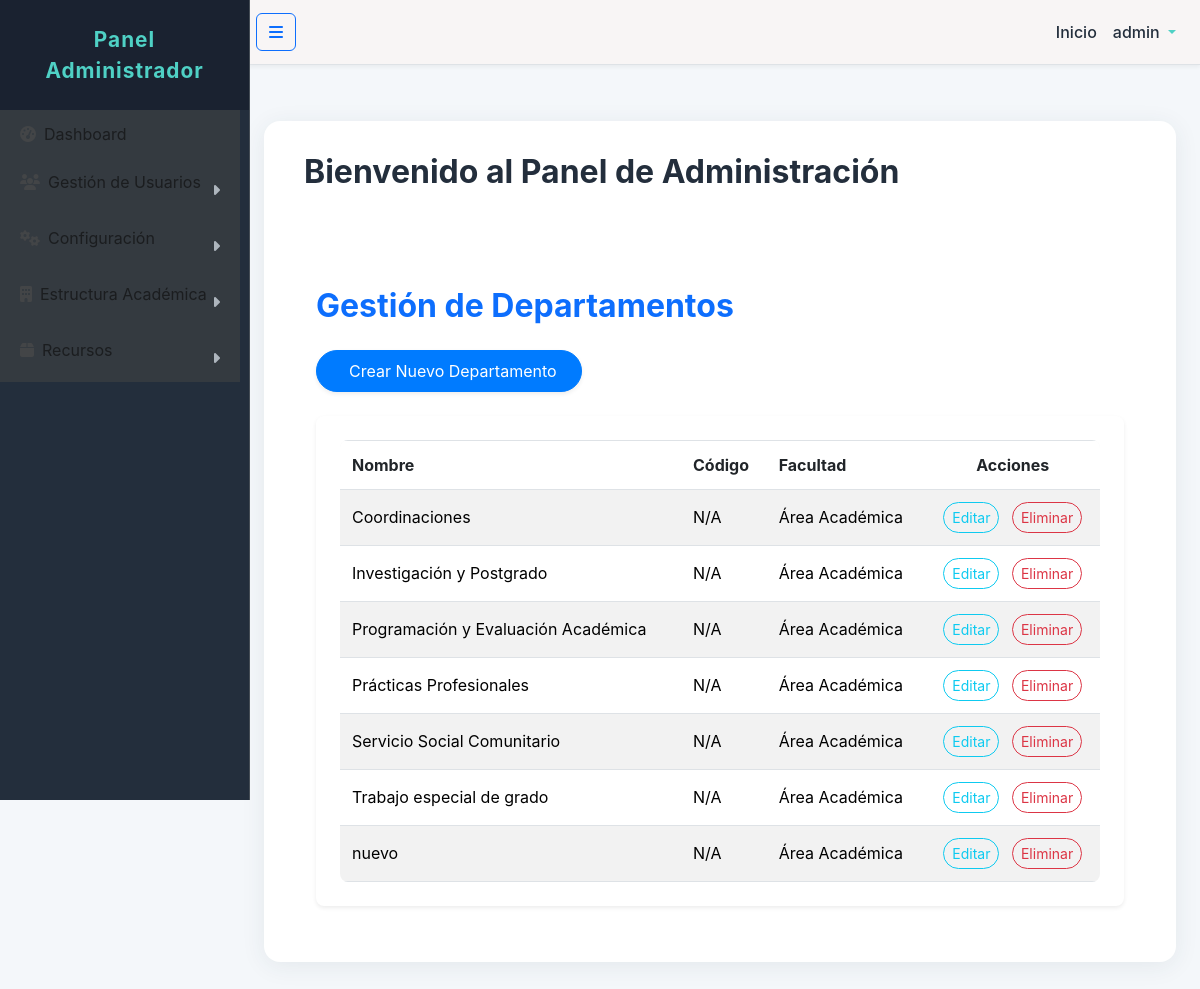
Page /administrador/departamentos/ (signed in) on the committed database.
### accounts/models.py (models this page shows, shortened)
class Usuario(AbstractUser):
    ROLES = [
        ('admin', 'Administrador'),
        ('coordinador', 'Coordinador'),
        ('profesor', 'Profesor'),
        ('operativo', 'Operativo'),
        ('super_admin', 'Super Administrador'),
    ]
    rol = models.CharField("Rol del Sistema", max_length=20, choices=ROLES, default='profesor')
    cargo = models.ForeignKey(
        Cargo,
        on_delete=models.SET_NULL, # Si el Cargo se borra, este campo se pone a NULL
        null=True,
        blank=True,
        related_name='usuarios_con_este_cargo',
        verbose_name="Tipo de Cargo"
    )
    departamento_asignado = models.ForeignKey(
        Departamento,
        on_delete=models.SET_NULL,
        null=True,
        blank=True,
        related_name='jefes_coordinadores',
        verbose_name="Departamento Asignado (si aplica)"
    )
    carrera_asignada = models.ForeignKey(
        Carrera, # ESTO SIGUE APUNTANDO A TU MODELO CARRERA ACTUALIZADO
        on_delete=models.SET_NULL,
        null=True,
        blank=True,
        related_name='directores_coordinadores',
        verbose_name="Carrera Asignada (si aplica)"
    )
    cedula = models.CharField("Cédula", max_length=20, unique=True, null=True, blank=True)
    telefono_movil = models.CharField("Teléfono Móvil", max_length=15, blank=True, null=True)
    class Meta:
        verbose_name = "Usuario"
        verbose_name_plural = "Usuarios"
    def has_permission(self, permission_name, obj=None):
        if self.is_superuser:
            return True

### programacion/models.py (models this page shows, shortened)
class Departamento(models.Model):
    nombre = models.CharField(max_length=100, unique=True, verbose_name="Nombre del Departamento")
    facultad = models.ForeignKey(Facultad, on_delete=models.CASCADE, related_name='departamentos', verbose_name="Facultad a la que pertenece")
    descripcion = models.TextField(blank=True, verbose_name="Descripción")
    class Meta:
        verbose_name = "Departamento"
        verbose_name_plural = "Departamentos"
        ordering = ['nombre']

class Facultad(models.Model):
    nombre = models.CharField(max_length=100, unique=True, verbose_name="Nombre de la Facultad")
    descripcion = models.TextField(blank=True, verbose_name="Descripción")
    class Meta:
        verbose_name = "Facultad"
        verbose_name_plural = "Facultades"
        ordering = ['nombre']

### administrador/views.py (the view)
# urls.py: path('departamentos/', views.lista_departamentos, name='lista_departamentos'),
@login_required
@user_passes_test(lambda u: u.has_permission(PERMISSIONS.VIEW_DEPARTAMENTO))
def lista_departamentos(request):
    departamentos = Departamento.objects.all().order_by('nombre')
    return render(request, 'lista_departamentos.html', {'departamentos': departamentos})

### administrador/templates/lista_departamentos.html (shortened to what this page needs)
{% extends "panel_administrador.html" %}
{% block content_admin_panel %}
<div class="container mt-5 pt-5">
    <h2 class="mb-4 text-primary">Gestión de Departamentos</h2>
    <div class="mb-4">
        <a href="{% url 'administrador:crear_departamento' %}" class="btn btn-primary shadow-sm rounded-pill px-4 py-2">
             Crear Nuevo Departamento
        </a>
    </div>
    <div class="card shadow-sm border-0 rounded-lg">
        <div class="card-body p-4">
            <div class="table-responsive">
                <table class="table table-hover table-striped mb-0">
                    <thead class="bg-light">
                        <tr>
                            <th scope="col" class="text-dark">Nombre</th>
                            <th scope="col" class="text-dark">Código</th>
                            <th scope="col" class="text-dark">Facultad</th>
                            <th scope="col" class="text-dark text-center">Acciones</th>
                        </tr>
                    </thead>
                    <tbody>
                        {% if departamentos %}
                            {% for departamento in departamentos %}
                            <tr>
                                <td>{{ departamento.nombre }}</td>
                                <td>{{ departamento.codigo|default:"N/A" }}</td>
                                <td>{{ departamento.facultad.nombre|default:"N/A" }}</td>
                                <td class="text-center">
                                    <a href="{% url 'administrador:editar_departamento' departamento.pk %}" class="btn btn-sm btn-outline-info me-2 rounded-pill">
                                         Editar
                                    </a>
                                    <a href="{% url 'administrador:eliminar_departamento' departamento.pk %}" class="btn btn-sm btn-outline-danger rounded-pill">
                                         Eliminar
                                    </a>
                                </td>
                            </tr>
                            {% endfor %}
                        {% else %}
                        <tr>
                            <td colspan="4" class="text-center text-muted py-4">No hay departamentos para mostrar.</td>
                        </tr>
                        {% endif %}
                    </tbody>
                </table>
            </div>
        </div>
    </div>
</div>
{% endblock content_admin_panel %}

### templates/panel_administrador.html (shortened to what this page needs)
{% extends 'base.html' %}
{% load static %}
{% block content %}
<div class="d-flex" id="wrapper">
    <div id="sidebar-wrapper">
        <div class="sidebar-heading">Panel Administrador</div>
        <div class="list-group list-group-flush">
            <a href="{% url 'home:panel_principal' %}" class="list-group-item {% if request.resolver_match.url_name == 'panel_principal' %}active{% endif %}">
                <i class="fas fa-tachometer-alt"></i>Dashboard
            </a>
            {% if perms.administrador.manage_usuario %}
            <a href="#submenu-usuarios" data-bs-toggle="collapse" aria-expanded="false" class="list-group-item dropdown-toggle">
                <i class="fas fa-users"></i>Gestión de Usuarios
            </a>
            {% endif %}
            {% if perms.administrador.manage_configuracion_registro or perms.administrador.view_registro_cambios %}
            <a href="#submenu-config" data-bs-toggle="collapse" aria-expanded="false" class="list-group-item dropdown-toggle">
                <i class="fas fa-cogs"></i>Configuración
            </a>
            {% endif %}
            {% if perms.administrador.manage_facultad or perms.administrador.manage_departamento or perms.administrador.manage_carrera %}
            <a href="#submenu-estructura" data-bs-toggle="collapse" aria-expanded="false" class="list-group-item dropdown-toggle">
                <i class="fas fa-building"></i>Estructura Académica
            </a>
            {% endif %}
            {% if perms.administrador.manage_aula or perms.administrador.manage_tipo_aula or perms.administrador.manage_periodo or perms.administrador.manage_cargos %}
            <a href="#submenu-recursos" data-bs-toggle="collapse" aria-expanded="false" class="list-group-item dropdown-toggle">
                <i class="fas fa-box"></i>Recursos
            </a>
            {% endif %}
        </div>
    </div>
    <div id="page-content-wrapper">
        <nav class="navbar navbar-expand-lg navbar-light bg-white border-bottom">
            <button class="btn btn-outline-primary" id="menu-toggle">
                <i class="fas fa-bars"></i>
            </button>
            <div class="collapse navbar-collapse" id="navbarSupportedContent">
                <ul class="navbar-nav ms-auto mt-2 mt-lg-0">
                    <li class="nav-item active">
                        <a class="nav-link" href="#">Inicio</a>
                    </li>
                    <li class="nav-item dropdown">
                        <a class="nav-link dropdown-toggle" href="#" id="navbarDropdown" role="button" data-bs-toggle="dropdown" aria-haspopup="true" aria-expanded="false">
                            {{ request.user.username }}
                        </a>
                    </li>
                </ul>
            </div>
        </nav>
        <div class="container-fluid">
            <div class="card-admin">
                <h2>Bienvenido al Panel de Administración</h2>
                {% block content_admin_panel %}{% endblock content_admin_panel %}
            </div>
        </div>
    </div>
</div>
{% endblock content %}

### accounts/templates/base.html (style rules this page uses)
body { background-color:rgb(200, 206, 214); font-family: 'Inter', sans-serif; }
#wrapper { display: flex; }
#sidebar-wrapper { min-height: 100vh; margin-left: -15rem; transition: margin .25s ease-out; box-shadow: 2px 0 5px rgba(255, 255, 255, 0.1); position: fixed; top: 0; left: 0; width: 15rem; z-index: 1000; background-color:rgb(22, 17, 17); color:rgb(98, 98, 173); border-right: 1px solid #454d55; }
#sidebar-wrapper .sidebar-heading { padding: 0.875rem 1.25rem; font-size: 1.2rem; border-bottom: 1px solidrgb(243, 247, 252); color:rgb(3, 3, 3); font-weight: bold; }
#sidebar-wrapper .list-group { width: 15rem; }
#sidebar-wrapper .list-group-item { background-color: #343a40; color:rgb(27, 29, 31); border: none; padding: 0.75rem 1.25rem; transition: background-color 0.2s ease, color 0.2s ease; }
#sidebar-wrapper .list-group-item i { color:rgb(67, 69, 71); transition: color 0.2s ease; }
#page-content-wrapper { min-width: 100vw; margin-left: 15rem; transition: margin .25s ease-out; padding-left: 0; }
@media (min-width: 768px) { #sidebar-wrapper { margin-left: 0; } }
@media (min-width: 768px) { #page-content-wrapper { min-width: 0; width: 100%; margin-left: 15rem; } }
#page-content-wrapper .navbar { background-color:rgb(248, 245, 245) !important; border-bottom: 1px solid #dee2e6; box-shadow: 0 2px 4px rgba(0,0,0,.05); margin-bottom: 1.5rem; padding: 0.75rem 1rem; }
.container-fluid { padding: 1.5rem; }
.card { border-radius: 0.5rem; box-shadow: 0 0.125rem 0.25rem rgba(0, 0, 0, 0.075); border: none; margin-bottom: 1.5rem; }
.table { border-radius: 0.5rem; overflow: hidden; }
.table thead { background-color:rgb(27, 29, 31); color: #495057; }
.table th, .table td { padding: 0.75rem; vertical-align: middle; border-top: 1px solid #dee2e6; }
.btn-primary { background-color: #007bff; border-color: #007bff; border-radius: 0.3rem; transition: background-color 0.2s ease, border-color 0.2s ease, box-shadow 0.2s ease; }
.list-group-item.dropdown-toggle::after { float: right; margin-top: .5em; vertical-align: middle; border: none; font-family: "Font Awesome 5 Free"; font-weight: 900; content: "\f0da"; transition: transform .25s ease-out; color: #adb5bd; }

### templates/panel_administrador.html (style rules this page uses)
body { background: #f4f7fa; }
#sidebar-wrapper { min-height: 100vh; background: #232e3c; color: #fff; width: 250px; transition: all 0.3s; }
#sidebar-wrapper .sidebar-heading { padding: 1.5rem 1rem; font-size: 1.3rem; font-weight: bold; background: #1a2230; color: #4fd1c5; letter-spacing: 1px; text-align: center; }
.list-group-item { background: transparent; color: #bfc9da; border: none; font-size: 1rem; transition: background 0.2s, color 0.2s; }
.list-group-item i { color: #4fd1c5; margin-right: 8px; }
.dropdown-toggle::after { color: #4fd1c5; }
#page-content-wrapper { flex: 1; background: #f4f7fa; min-height: 100vh; }
.navbar { background: #fff !important; box-shadow: 0 2px 8px rgba(44,62,80,0.06); border-bottom: 1px solid #e3e6f0; }
.navbar .nav-link, .navbar .navbar-brand { color: #232e3c !important; font-weight: 500; }
.container-fluid { margin-top: 2rem; }
.card-admin { background: #fff; border-radius: 1rem; box-shadow: 0 4px 24px rgba(44,62,80,0.08); padding: 2rem 2.5rem; margin-bottom: 2rem; }
.card-admin h2 { color: #232e3c; font-weight: 700; margin-bottom: 1.5rem; }

### rows in the picture
Usuario: user.username "admin"
Departamento: nombre "Coordinaciones", codigo "N/A", facultad.nombre "Área Académica"
Departamento: nombre "Investigación y Postgrado", codigo "N/A", facultad.nombre "Área Académica"
Departamento: nombre "Programación y Evaluación Académica", codigo "N/A", facultad.nombre "Área Académica"
Departamento: nombre "Prácticas Profesionales", codigo "N/A", facultad.nombre "Área Académica"
Departamento: nombre "Servicio Social Comunitario", codigo "N/A", facultad.nombre "Área Académica"
Departamento: nombre "Trabajo especial de grado", codigo "N/A", facultad.nombre "Área Académica"
Departamento: nombre "nuevo", codigo "N/A", facultad.nombre "Área Académica"
